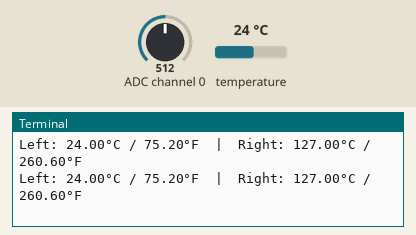
Bench run of a program on a simulated Raspberry Pi (BCM pin numbers). On the bench: the last lines printed to the terminal. Inputs (shaded band) come from the test bench; at power-on: temperature 24 °C, ADC channel 0 = 512 (analog values on the 0–1023 scale).

Above: at 1.2 s.
1.3 s: temperature set to 12 °C
At 2.6 s:
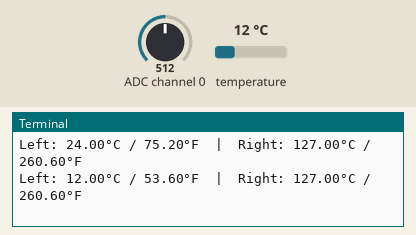
2.8 s: ADC channel 0 set to 716
At 3.7 s:
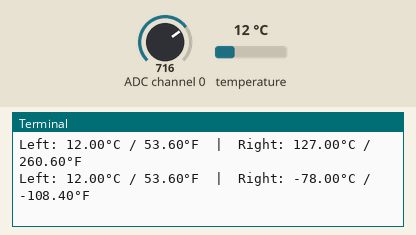
4.3 s: temperature set to 19 °C
At 5.3 s:
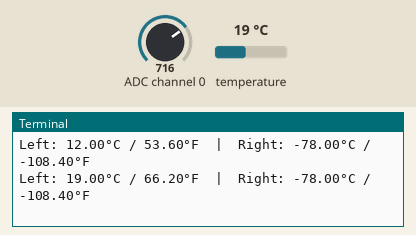
5.8 s: ADC channel 0 set to 900
At 6.8 s:
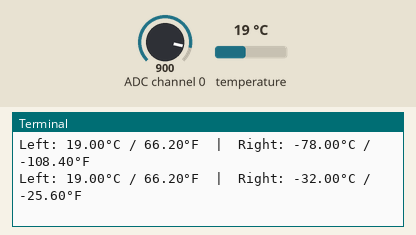
Timing chart, 0 to 8.3 s (numbered marks = the images above; inputs shaded):
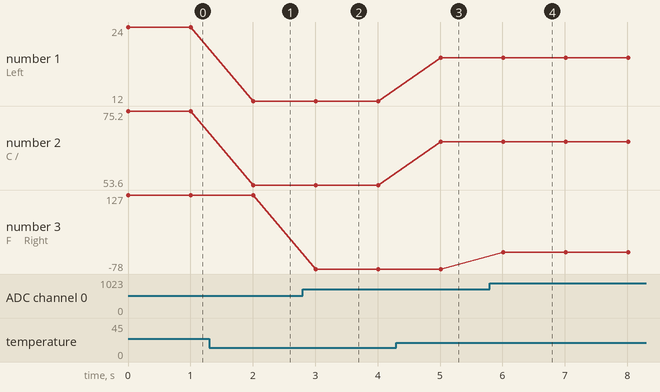

The program:

read_temp.py
```python
import smbus2
import time

I2C_BUS = 1
SENSORS = {"Left": 0x4A, "Right": 0x4B}
TEMP_REG = 0x00
INTERVAL = 1.0  # seconds between reads

bus = smbus2.SMBus(I2C_BUS)


def read_tmp1075(address):
    raw = bus.read_word_data(address, TEMP_REG)
    # TMP1075 returns MSB first, smbus reads LSB first — swap bytes
    raw = ((raw & 0xFF) << 8) | ((raw >> 8) & 0xFF)
    # Temperature is in the upper 12 bits, 0.0625°C per LSB
    raw >>= 4
    if raw & 0x800:
        raw -= 4096
    return raw * 0.0625


try:
    while True:
        parts = []
        for name, addr in SENSORS.items():
            temp_c = read_tmp1075(addr)
            temp_f = temp_c * 9.0 / 5.0 + 32.0
            parts.append(f"{name}: {temp_c:.2f}°C / {temp_f:.2f}°F")
        print("  |  ".join(parts))
        time.sleep(INTERVAL)
except KeyboardInterrupt:
    print("\nStopped.")
finally:
    bus.close()
```

Measured:
- after the input at 1.3 s, the terminal: prints a new line after 0.70 s (image 1)
- after the input at 2.8 s, the terminal: prints a new line after 0.21 s (image 2)
- after the input at 4.3 s, the terminal: prints a new line after 0.71 s (image 3)
- after the input at 5.8 s, the terminal: prints a new line after 0.21 s (image 4)
- plotted number 1: 24 → 12 after the input at 1.3 s, 12 → 19 after the input at 4.3 s
- plotted number 2: 75.2 → 53.6 after the input at 1.3 s, 53.6 → 66.2 after the input at 4.3 s
- plotted number 3: 127 → -78 after the input at 2.8 s, -78 → -32 after the input at 5.8 s
